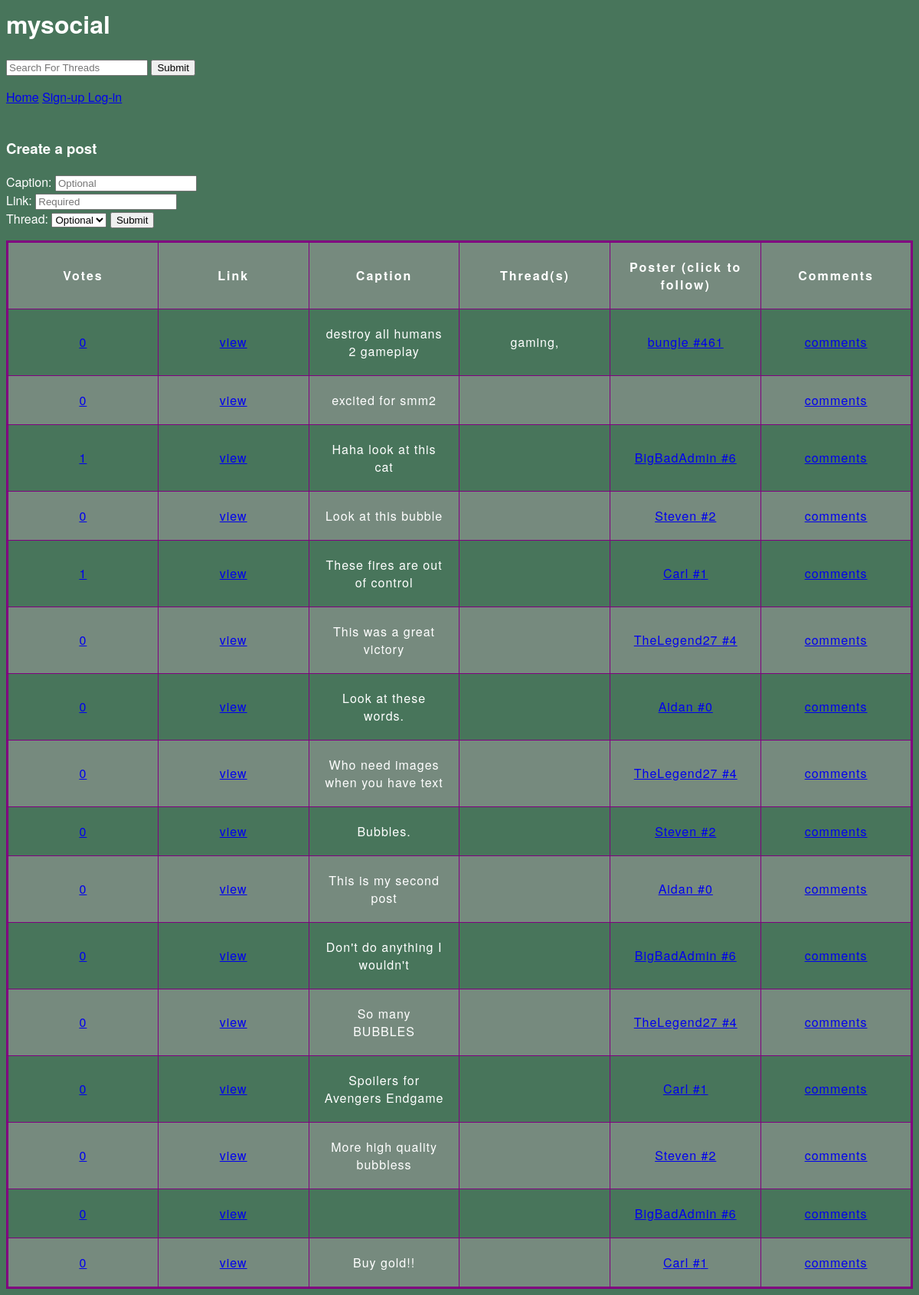
Screenshot of /Website/index.php with the database file from the repository.
### tables this page shows
CREATE TABLE `post` (
  `Link` char(255) NOT NULL,
  `Caption` varchar(140) DEFAULT NULL,
  `Email_address` char(255) DEFAULT NULL
);

CREATE TABLE `logged_in` (
  `Email_address` char(255) NOT NULL,
  `Password` varchar(128) NOT NULL,
  `Name` char(16) NOT NULL,
  `ID` int(11) NOT NULL,
  `IP_Address` char(45) NOT NULL
);

### Website/index.php (the view, shortened to what this page needs)
<?php session_start();
echo "<html>
    <head>
    <link rel='stylesheet' type='text/css' href='tablestyle.css'>
    </head>
    <body text='white' style='background-color:#48755b;'>
    <h1>mysocial</h1>";
echo "<html>
      <form action = 'search_thread.php' method = 'post'>
      <input type = 'text' name = 'search' placeholder = 'Search For Threads'>
      <input type = 'submit' name = 'submit search'> </button>
      </form>";
if(!isset($_SESSION['email'])) {
  echo "<a href='index.php'>Home</a>
        <a href='sign-up.php'>Sign-up </a>
        <a href='login_page.php'>Log-in</a>";
}
$con=mysqli_connect("localhost","root","471-my-root","mysocial");
  echo "<form action='index.php' method='get'>
          <br><h3> Create a post</h3>
          Caption: <input type='text' name='caption' placeholder = 'Optional'><br>
          Link: <input type='text' name='link' placeholder = 'Required'><br>
          Thread: <select name='thread' id='threadselection'>
                    <option value='' selected disabled hidden>Optional</option>";
  echo           "</select>
          <input type='submit' value='Submit'>
        </form>";
if(!isset($_SESSION['email'])) {
  $posts=mysqli_query($con,"SELECT * FROM POST");
}
echo "<table border='22'>
<tr>
<th>Votes</th>
<th>Link</th>
<th>Caption</th>
<th>Thread(s)</th>
<th>Poster (click to follow)</th>
<th>Comments</th>
</tr>";
while($row = mysqli_fetch_array($posts))
 {
$currentPostsLink = $row['Link'];
$currentPostsThread = mysqli_query($con,"SELECT CONTAINS.Name FROM CONTAINS WHERE CONTAINS.Link = '".$currentPostsLink."'");
$currentPostsVotes = mysqli_query($con,"SELECT COUNT(*) AS NUMVOTES FROM VOTE WHERE VOTE.Link = '".$currentPostsLink."'");
 echo "<tr>";
 echo "<td><a href='index.php?votelink=".$currentPostsLink."'>".mysqli_fetch_array($currentPostsVotes)['NUMVOTES']."</a></td>";
 echo "<td>" . "<a href=" . $currentPostsLink . " target='_blank'>view</a>" . "</td>";
 echo "<td>" . $row['Caption'] . "</td>";
    echo "<td>";
    while($threadrow = mysqli_fetch_array($currentPostsThread)) {
      echo $threadrow['Name'].",";
    }
    echo "</td>";
 if($row['Email_address'] != NULL) {
    $currentPoster = mysqli_query($con,"SELECT LOGGED_IN.Name, LOGGED_IN.ID FROM LOGGED_IN WHERE LOGGED_IN.Email_address = '".$row['Email_address']."'");
    $poster = mysqli_fetch_array($currentPoster);
    $posterName = $poster['Name'];
    $posterID = $poster['ID'];
    echo "<td><a href='index.php?followemail=".$row['Email_address']."'>"." ".$posterName." #".$posterID."</td>";
 } else {
    echo "<td> </td>";
 }
 echo "<td>" . "<a href=comment.php?link=".$currentPostsLink." target='_blank'>comments</a>" . "</td>";
 echo "</tr>";
 }
echo "</table>";
?>
</body>
</html>

### Website/tablestyle.css (style rules this page uses)
table { table-layout: fixed; width: 100%; border-collapse: collapse; border: 3px solid purple; }
th, td { padding: 20px; }
tbody tr:nth-child(odd) { background-color: #768a7e; }
tbody tr:nth-child(even) { background-color: #48755b; }
html { font-family: 'helvetica neue', helvetica, arial, sans-serif; }
th { letter-spacing: 2px; }
td { letter-spacing: 1px; }
tbody td { text-align: center; }

### rows the page displays
post: NUMVOTES "0", Caption "destroy all humans 2 gameplay", Name "gaming", Email_address.Name "bungle", Email_address.ID "461"
post: NUMVOTES "0", Caption "excited for smm2"
post: NUMVOTES "1", Caption "Haha look at this cat", Email_address.Name "BigBadAdmin", Email_address.ID "6"
post: NUMVOTES "0", Caption "Look at this bubble", Email_address.Name "Steven", Email_address.ID "2"
post: NUMVOTES "1", Caption "These fires are out of control", Email_address.Name "Carl", Email_address.ID "1"
post: NUMVOTES "0", Caption "This was a great victory", Email_address.Name "TheLegend27", Email_address.ID "4"
post: NUMVOTES "0", Caption "Look at these words.", Email_address.Name "Aidan", Email_address.ID "0"
post: NUMVOTES "0", Caption "Who need images when you have text", Email_address.Name "TheLegend27", Email_address.ID "4"
post: NUMVOTES "0", Caption "Bubbles.", Email_address.Name "Steven", Email_address.ID "2"
post: NUMVOTES "0", Caption "This is my second post", Email_address.Name "Aidan", Email_address.ID "0"
post: NUMVOTES "0", Caption "Don't do anything I wouldn't", Email_address.Name "BigBadAdmin", Email_address.ID "6"
post: NUMVOTES "0", Caption "So many BUBBLES", Email_address.Name "TheLegend27", Email_address.ID "4"
post: NUMVOTES "0", Caption "Spoilers for Avengers Endgame", Email_address.Name "Carl", Email_address.ID "1"
post: NUMVOTES "0", Caption "More high quality bubbless", Email_address.Name "Steven", Email_address.ID "2"
post: NUMVOTES "0", Email_address.Name "BigBadAdmin", Email_address.ID "6"
post: NUMVOTES "0", Caption "Buy gold!!", Email_address.Name "Carl", Email_address.ID "1"
